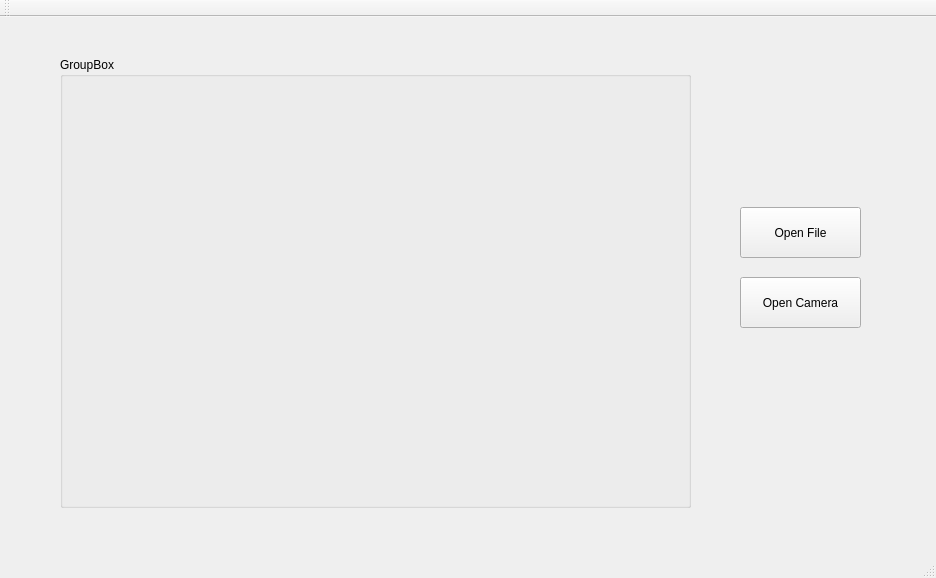
<?xml version="1.0" encoding="UTF-8"?>
<ui version="4.0">
 <class>MainWindow</class>
 <widget class="QMainWindow" name="MainWindow">
  <property name="geometry">
   <rect>
    <x>0</x>
    <y>0</y>
    <width>936</width>
    <height>578</height>
   </rect>
  </property>
  <property name="windowTitle">
   <string>MainWindow</string>
  </property>
  <widget class="QWidget" name="centralWidget">
   <widget class="QPushButton" name="BTN_oepnFile">
    <property name="geometry">
     <rect>
      <x>740</x>
      <y>190</y>
      <width>121</width>
      <height>51</height>
     </rect>
    </property>
    <property name="text">
     <string>Open File</string>
    </property>
   </widget>
   <widget class="QPushButton" name="BTN_openCamera">
    <property name="geometry">
     <rect>
      <x>740</x>
      <y>260</y>
      <width>121</width>
      <height>51</height>
     </rect>
    </property>
    <property name="text">
     <string>Open Camera</string>
    </property>
   </widget>
   <widget class="QGroupBox" name="groupBox">
    <property name="geometry">
     <rect>
      <x>60</x>
      <y>40</y>
      <width>631</width>
      <height>451</height>
     </rect>
    </property>
    <property name="title">
     <string>GroupBox</string>
    </property>
    <widget class="QLabel" name="label">
     <property name="geometry">
      <rect>
       <x>30</x>
       <y>20</y>
       <width>581</width>
       <height>411</height>
      </rect>
     </property>
     <property name="text">
      <string/>
     </property>
    </widget>
   </widget>
  </widget>
  <widget class="QMenuBar" name="menuBar">
   <property name="geometry">
    <rect>
     <x>0</x>
     <y>0</y>
     <width>936</width>
     <height>23</height>
    </rect>
   </property>
  </widget>
  <widget class="QToolBar" name="mainToolBar">
   <attribute name="toolBarArea">
    <enum>TopToolBarArea</enum>
   </attribute>
   <attribute name="toolBarBreak">
    <bool>false</bool>
   </attribute>
  </widget>
  <widget class="QStatusBar" name="statusBar"/>
 </widget>
 <layoutdefault spacing="6" margin="11"/>
 <resources/>
 <connections/>
</ui>
